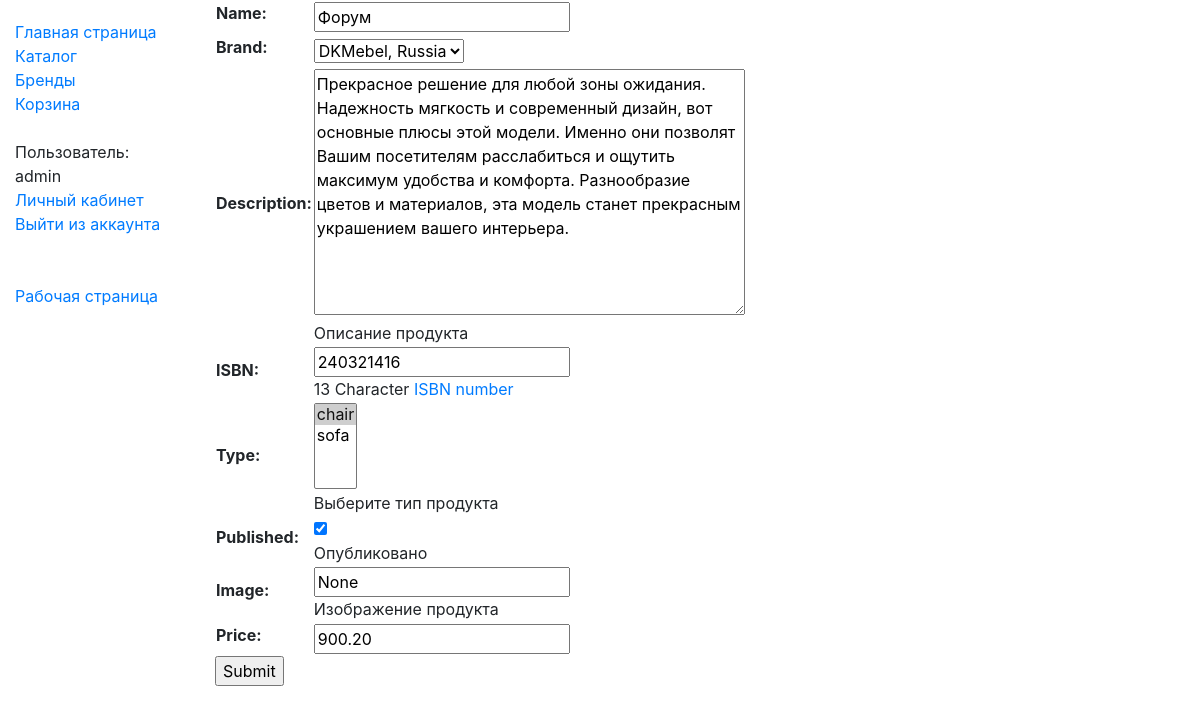
The page /catalog/furniture/3/update/ (signed in) on the database as committed earlier.
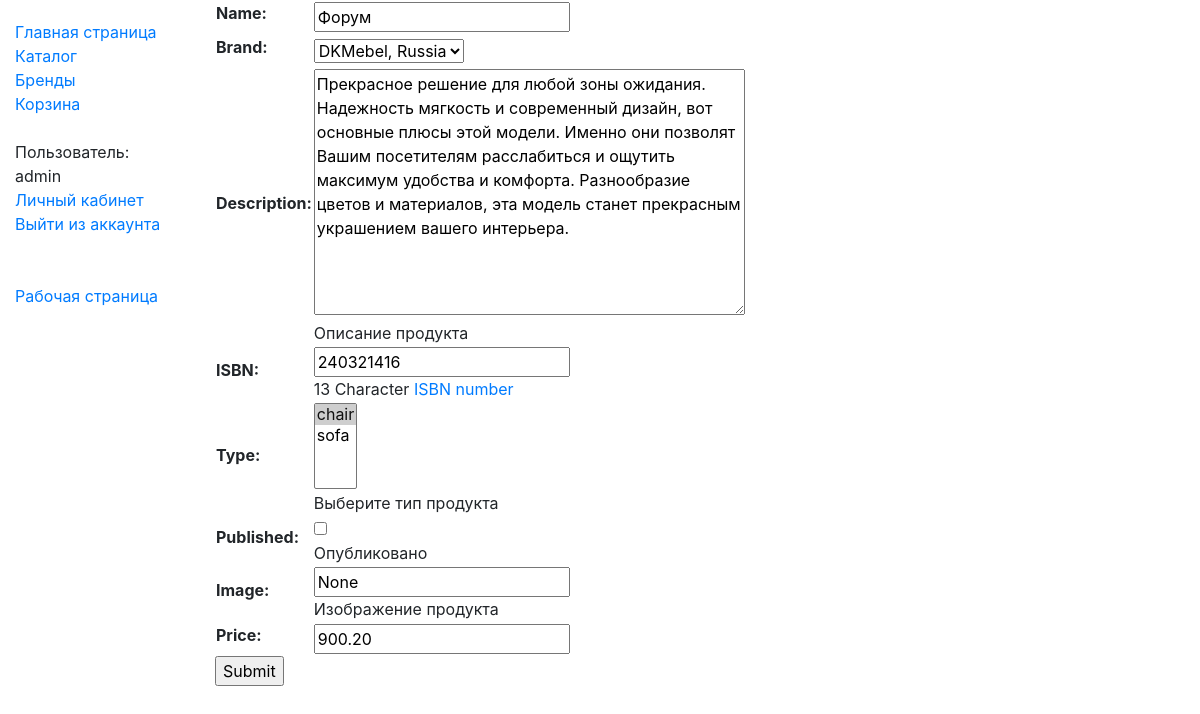
The same page on the database as committed later.
### catalog/models.py (models this page shows, shortened)
class Furniture(models.Model):
    name = models.CharField(max_length=200)
    brand = models.ForeignKey('Brand', on_delete=models.SET_NULL, null=True)
    description = models.TextField(max_length=1000, help_text="Описание продукта")
    isbn = models.CharField('ISBN', max_length=13,
                            help_text='13 Character <a href="https://www.isbn-international.org/content/what-isbn">ISBN number</a>')
    type = models.ManyToManyField(Type, help_text="Выберите тип продукта")
    published = models.BooleanField(default=False, help_text="Опубликовано")
    image = models.CharField(max_length=500, help_text="Изображение продукта", null=True)
    price = models.DecimalField(max_digits=6, decimal_places=2, default=1000.20)
    def display_type(self):
        return ', '.join(type.name for type in self.type.all()[:3])
    display_type.short_description = 'type'
    class Meta:
        ordering = ['brand']

class Brand(models.Model):
    name = models.CharField(max_length=100)
    country = models.CharField(max_length=100)
    description = models.CharField(max_length=500, null=True)
    def __str__(self):
        return '%s, %s' % (self.name, self.country)
    class Meta:
        ordering = ['name']

class Type(models.Model):
    name = models.CharField(max_length=200, help_text="Enter the product type")
    def __str__(self):
        return self.name

### catalog/views.py (the view)
# urls.py: path('furniture/<int:pk>/update/', views.FurnitureUpdate.as_view(), name='furniture-update'),
class FurnitureUpdate(PermissionRequiredMixin, UpdateView):
    permission_required = 'catalog.worker'
    model = Furniture
    fields = '__all__' # Not recommended (potential security issue if more fields added)

### catalog/templates/catalog/furniture_form.html (shortened to what this page needs)
{% extends "base_generic.html" %}
{% block content %}
  <form action="" method="post">
    <table>
    {{ form.as_table }}
    </table>
    <input type="submit" value="Submit">
  </form>
{% endblock %}

Rows that differ between the two databases and show on the page:
changed Furniture "DKMebel, Russia": published "☑" → "☐"
